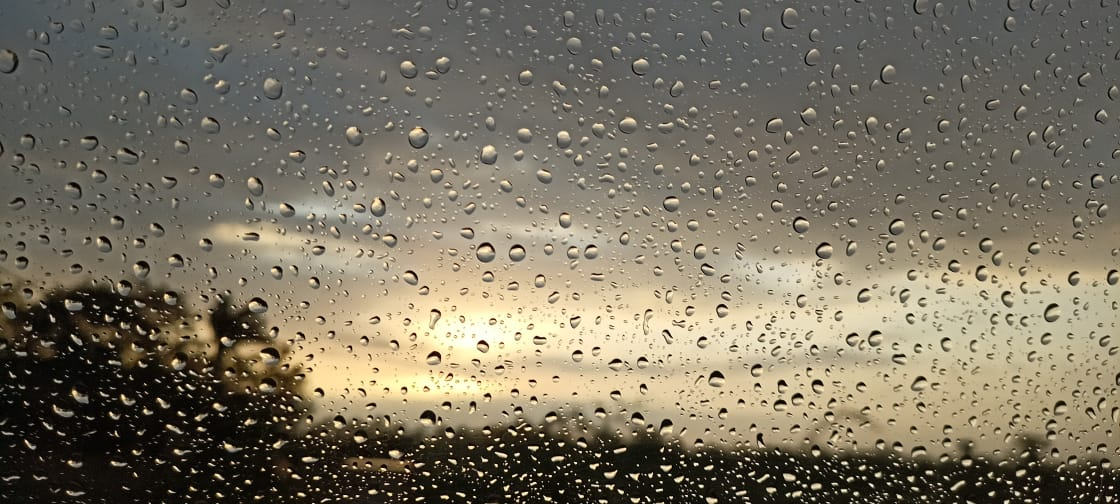
#> input picture Bootcamp OpenCV/Nature.jpeg, 1120 x 504 px
$ jupyter execute 7_Rotations.ipynb
#> lines starting #> are read from the running program, lines starting #| are printed output that depends on the picture
[cell 1]
import cv2
import numpy as np

###### cv2.getRotationMatrix2D(rotation_center_x, rotation_center_y, angle of rotation, scaling factor)

[cell 2]
img=cv2.imread('./Nature.jpeg')
#> img is the input picture: shape (504, 1120, 3); mean B, G, R 97.7, 114.7, 122.1

height, width = img.shape[:2]
#> height = 504; width = 1120

Rotate_Matrix= cv2.getRotationMatrix2D((width/10,height/1.5),30,0.5)
rotate_img= cv2.warpAffine(img, Rotate_Matrix, (700, height))
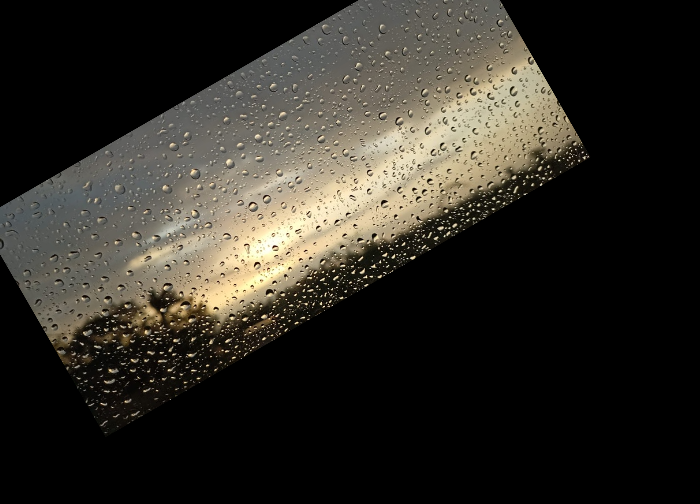
#> rotate_img: shape (504, 700, 3); mean B, G, R 37.9, 44.7, 47.6
cv2.imshow('Rotation of Image', rotate_img)
cv2.waitKey()
cv2.destroyAllWindows()

[cell 3]
#Tranpose
rotate_img=cv2.transpose(img)
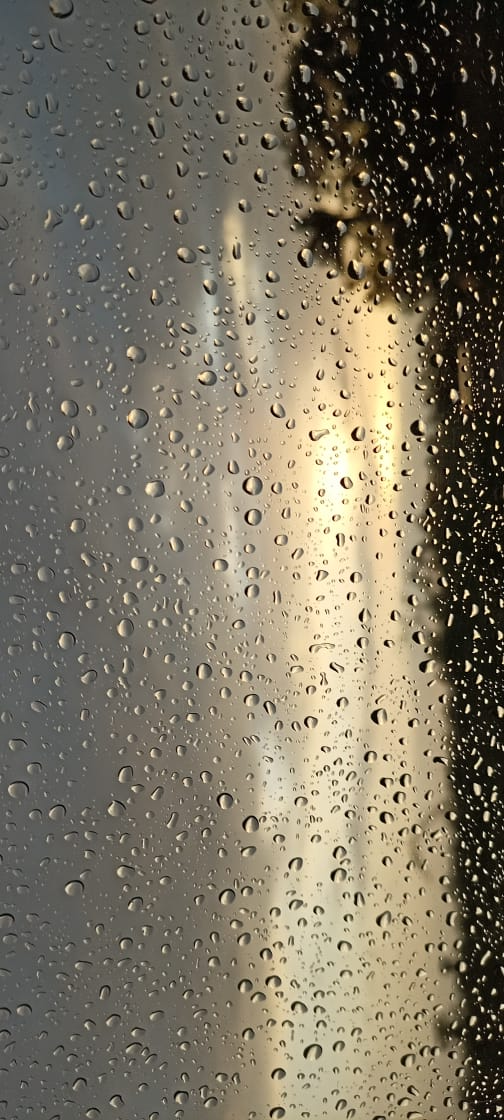
#> rotate_img: shape (1120, 504, 3); mean B, G, R 97.7, 114.7, 122.1

cv2.imshow('Rotation', rotate_img)
cv2.waitKey()
cv2.destroyAllWindows()

[cell 4]
#Flip
flip=cv2.flip(img,0)
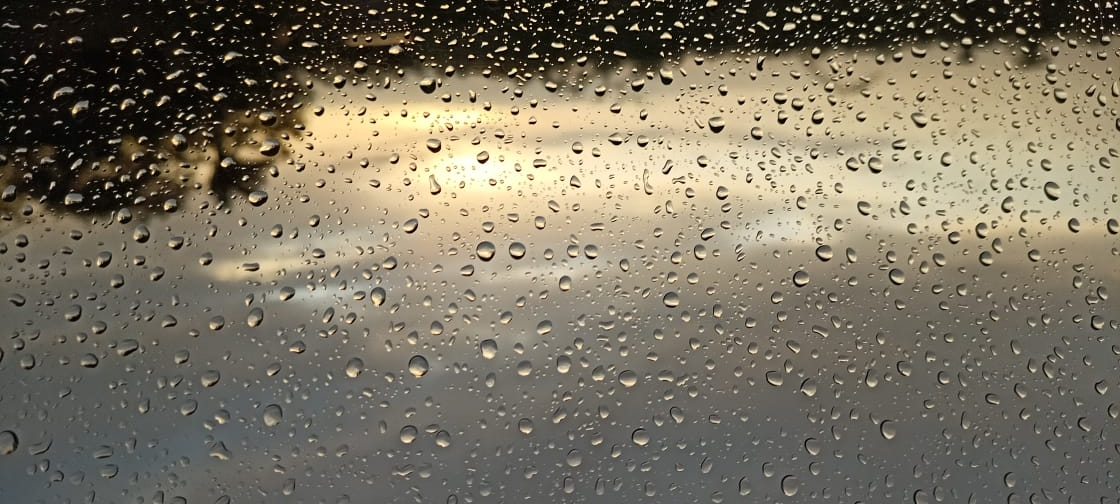
#> flip: shape (504, 1120, 3); mean B, G, R 97.7, 114.7, 122.1
cv2.imshow('Vertical Flip', flip)
cv2.waitKey()
flip=cv2.flip(img,1)
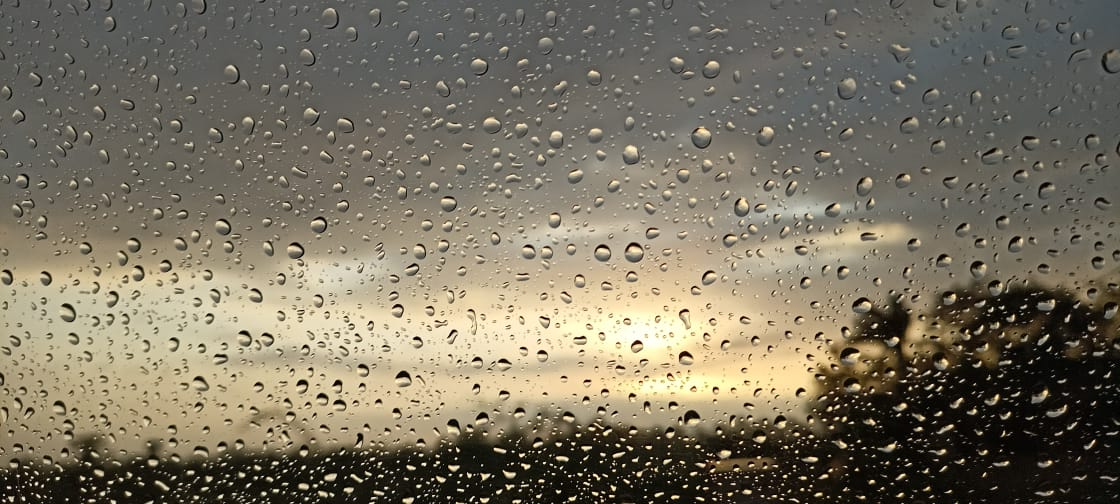
#> flip: shape (504, 1120, 3); mean B, G, R 97.7, 114.7, 122.1
cv2.imshow('Horizontal Flip', flip)
cv2.waitKey()
cv2.destroyAllWindows()

$ run again, with Bootcamp OpenCV/Sudoku.jpg copied over Bootcamp OpenCV/Nature.jpeg
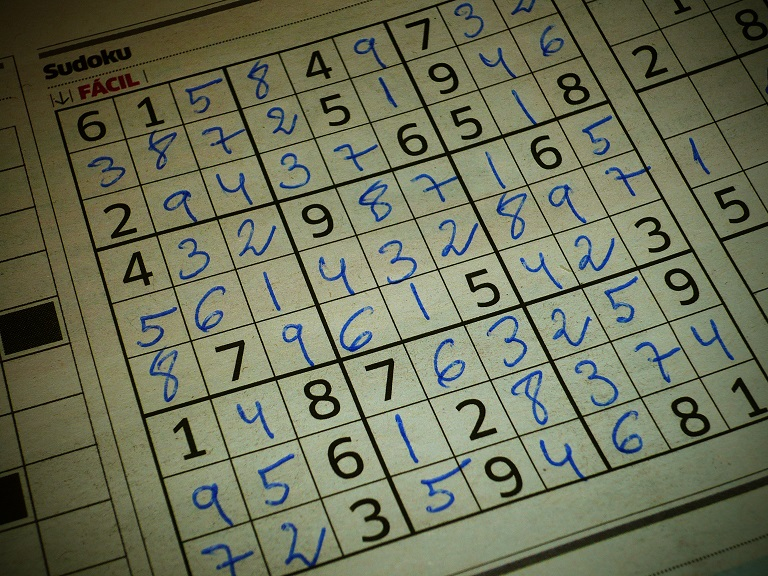
#> input picture Bootcamp OpenCV/Sudoku.jpg, 768 x 576 px
#> img is the input picture: shape (576, 768, 3); mean B, G, R 88.5, 112.9, 108.9
#> `rotate_img=cv2.transpose(img)`:
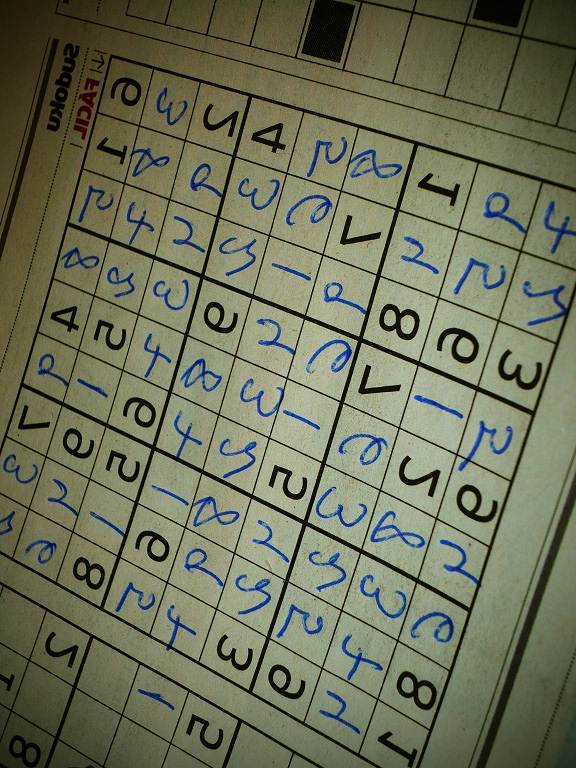
#> rotate_img: shape (768, 576, 3); mean B, G, R 88.5, 112.9, 108.9
#> `flip=cv2.flip(img,1)`:
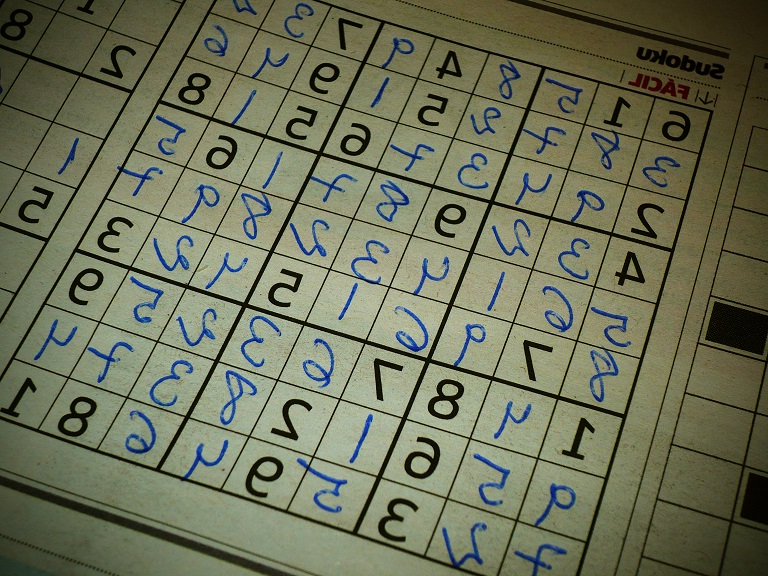
#> flip: shape (576, 768, 3); mean B, G, R 88.5, 112.9, 108.9
